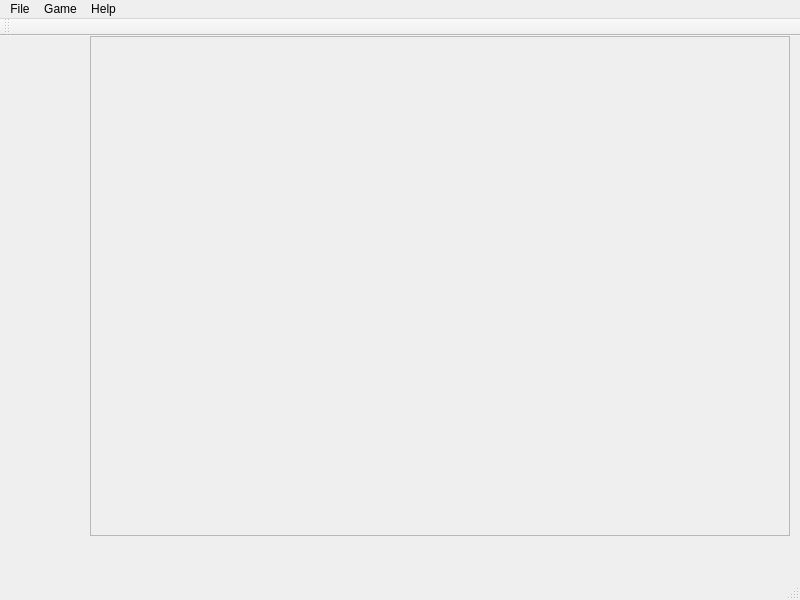
<?xml version="1.0" encoding="UTF-8"?>
<ui version="4.0">
 <class>MainWindow</class>
 <widget class="QMainWindow" name="MainWindow">
  <property name="geometry">
   <rect>
    <x>0</x>
    <y>0</y>
    <width>800</width>
    <height>600</height>
   </rect>
  </property>
  <property name="sizePolicy">
   <sizepolicy hsizetype="Fixed" vsizetype="Fixed">
    <horstretch>0</horstretch>
    <verstretch>0</verstretch>
   </sizepolicy>
  </property>
  <property name="minimumSize">
   <size>
    <width>800</width>
    <height>600</height>
   </size>
  </property>
  <property name="maximumSize">
   <size>
    <width>800</width>
    <height>600</height>
   </size>
  </property>
  <property name="windowTitle">
   <string>MainWindow</string>
  </property>
  <widget class="QWidget" name="centralWidget">
   <widget class="QFrame" name="CityView">
    <property name="geometry">
     <rect>
      <x>90</x>
      <y>0</y>
      <width>700</width>
      <height>500</height>
     </rect>
    </property>
    <property name="minimumSize">
     <size>
      <width>700</width>
      <height>500</height>
     </size>
    </property>
    <property name="frameShape">
     <enum>QFrame::StyledPanel</enum>
    </property>
    <property name="frameShadow">
     <enum>QFrame::Raised</enum>
    </property>
   </widget>
  </widget>
  <widget class="QMenuBar" name="menuBar">
   <property name="geometry">
    <rect>
     <x>0</x>
     <y>0</y>
     <width>800</width>
     <height>18</height>
    </rect>
   </property>
   <widget class="QMenu" name="menuSlim_City_Bare_Bones_Alpha">
    <property name="title">
     <string>File</string>
    </property>
    <addaction name="actionNew"/>
    <addaction name="actionOpen"/>
    <addaction name="actionSave"/>
    <addaction name="actionQuit"/>
   </widget>
   <widget class="QMenu" name="menuGame">
    <property name="title">
     <string>Game</string>
    </property>
    <addaction name="actionOptions"/>
   </widget>
   <widget class="QMenu" name="menuHelp">
    <property name="title">
     <string>Help</string>
    </property>
    <addaction name="actionHelp"/>
    <addaction name="actionAbout"/>
   </widget>
   <addaction name="menuSlim_City_Bare_Bones_Alpha"/>
   <addaction name="menuGame"/>
   <addaction name="menuHelp"/>
  </widget>
  <widget class="QToolBar" name="mainToolBar">
   <attribute name="toolBarArea">
    <enum>TopToolBarArea</enum>
   </attribute>
   <attribute name="toolBarBreak">
    <bool>false</bool>
   </attribute>
  </widget>
  <widget class="QStatusBar" name="statusBar"/>
  <action name="actionNew">
   <property name="text">
    <string>New</string>
   </property>
  </action>
  <action name="actionOpen">
   <property name="text">
    <string>Open</string>
   </property>
  </action>
  <action name="actionSave">
   <property name="text">
    <string>Save</string>
   </property>
  </action>
  <action name="actionQuit">
   <property name="text">
    <string>Quit</string>
   </property>
  </action>
  <action name="actionOptions">
   <property name="text">
    <string>Options</string>
   </property>
  </action>
  <action name="actionHelp">
   <property name="text">
    <string>Help</string>
   </property>
  </action>
  <action name="actionAbout">
   <property name="text">
    <string>About</string>
   </property>
  </action>
 </widget>
 <layoutdefault spacing="6" margin="11"/>
 <resources/>
 <connections/>
</ui>
